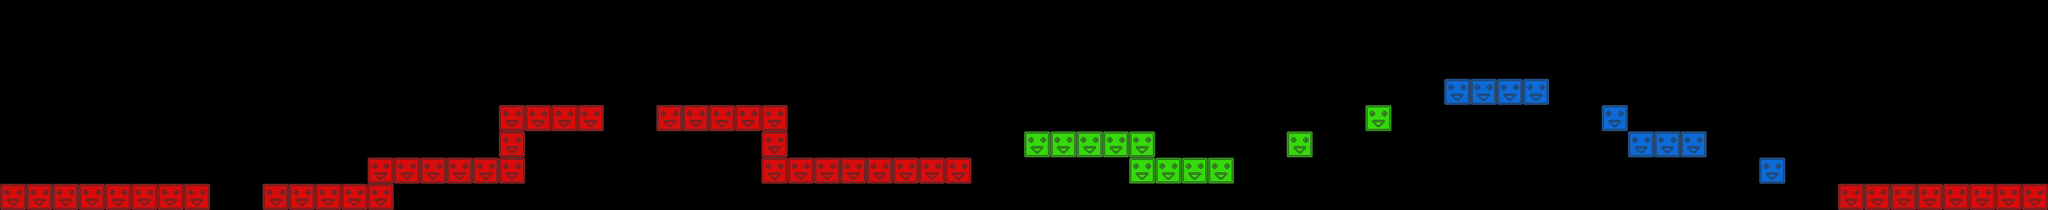

This is a level from a 2D game, rendered from its Tiled map with the project's own tilesets. A one-line summary and the map file follow, with tile-layer data summarised:
An orthogonal 78x8 tile map with 32x32 px tiles, 3 tile layers (red, green, blue) and 18 objects.

<map version="1.0" orientation="orthogonal" width="78" height="8" tilewidth="32" tileheight="32">
 <tileset firstgid="1" name="blocks" tilewidth="32" tileheight="32">
  <image source="blocks.png" width="96" height="32" />
  <tile id="0">
   <properties>
    <property name="blocked" value="" />
   </properties>
  </tile>
  <tile id="1">
   <properties>
    <property name="blocked" value="" />
   </properties>
  </tile>
  <tile id="2">
   <properties>
    <property name="blocked" value="" />
   </properties>
  </tile>
 </tileset>
 <layer name="red" width="78" height="8">
  <data>[624 cells, 46 non-empty, 1 distinct tile ids]</data>
 </layer>
 <layer name="green" width="78" height="8">
  <data>[624 cells, 11 non-empty, 1 distinct tile ids]</data>
 </layer>
 <layer name="blue" width="78" height="8">
  <data>[624 cells, 9 non-empty, 1 distinct tile ids]</data>
 </layer>
 <objectgroup name="crystals" width="78" height="8">
  <object x="272" y="145">
   <ellipse />
  </object>
  <object x="304" y="145">
   <ellipse />
  </object>
  <object x="529" y="177">
   <ellipse />
  </object>
  <object x="753" y="49">
   <ellipse />
  </object>
  <object x="786" y="49">
   <ellipse />
  </object>
  <object x="1041" y="177">
   <ellipse />
  </object>
  <object x="1074" y="177">
   <ellipse />
  </object>
  <object x="1105" y="176">
   <ellipse />
  </object>
  <object x="1138" y="177">
   <ellipse />
  </object>
  <object x="1585" y="144">
   <ellipse />
  </object>
  <object x="1680" y="111">
   <ellipse />
  </object>
  <object x="1824" y="16">
   <ellipse />
  </object>
  <object x="1968" y="113">
   <ellipse />
  </object>
  <object x="2066" y="145">
   <ellipse />
  </object>
  <object x="2162" y="177">
   <ellipse />
  </object>
  <object x="2322" y="209">
   <ellipse />
  </object>
  <object x="2354" y="209">
   <ellipse />
  </object>
  <object x="2416" y="146">
   <ellipse />
  </object>
 </objectgroup>
</map>
